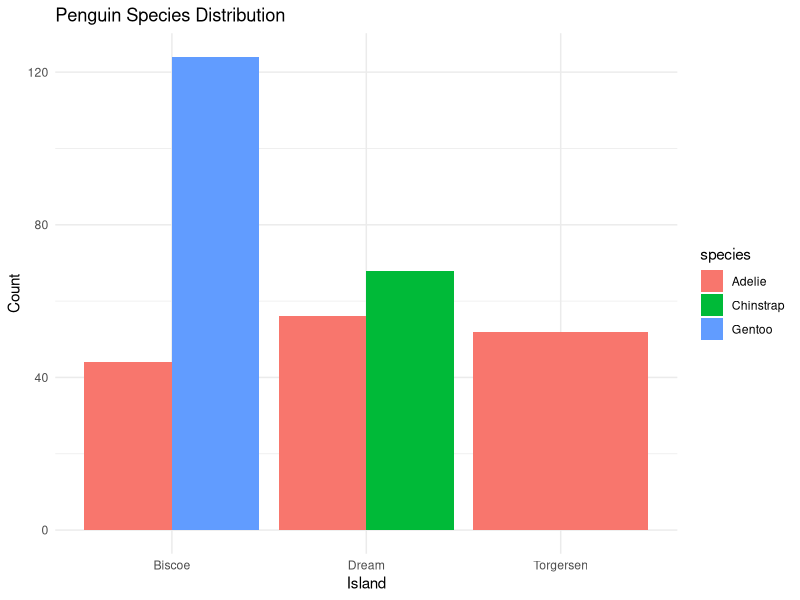
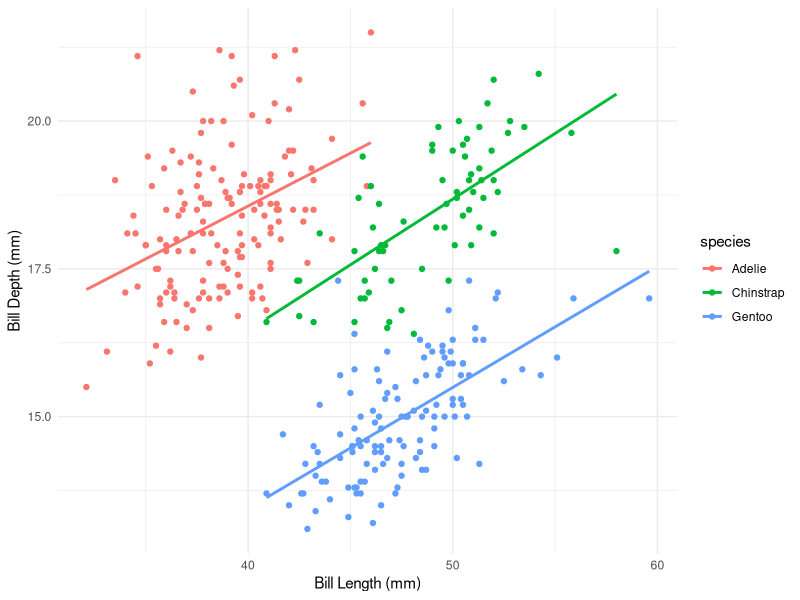

Write the R code that produced these figures, in order.
## ---- chunk 1
library(palmerpenguins)
library(tidyverse)
library(knitr)
## ---- chunk 2
#| label: fig-species-dist
#| fig-cap: "Distribution of Penguin Species by Island"
#| echo: false
ggplot(penguins, aes(x = island, fill = species)) +
  geom_bar(position = "dodge") +
  labs(x = "Island", y = "Count", title = "Penguin Species Distribution") +
  theme_minimal()
## ---- chunk 3
#| label: tbl-species-summary
#| tbl-cap: "Summary Statistics by Species"
#| echo: false
penguins %>%
  group_by(species) %>%
  summarise(
    n = n(),
    mean_bill_length = mean(bill_length_mm, na.rm = TRUE),
    mean_bill_depth = mean(bill_depth_mm, na.rm = TRUE),
    mean_flipper_length = mean(flipper_length_mm, na.rm = TRUE),
    mean_body_mass = mean(body_mass_g, na.rm = TRUE)
  ) %>%
  kable(digits = 2)
## ---- chunk 4
#| label: fig-analysis
#| fig-cap: "Relationship between Bill Length and Depth by Species"
#| echo: false
ggplot(penguins, aes(x = bill_length_mm, y = bill_depth_mm, color = species)) +
  geom_point() +
  geom_smooth(method = "lm", se = FALSE) +
  labs(x = "Bill Length (mm)", y = "Bill Depth (mm)") +
  theme_minimal()
